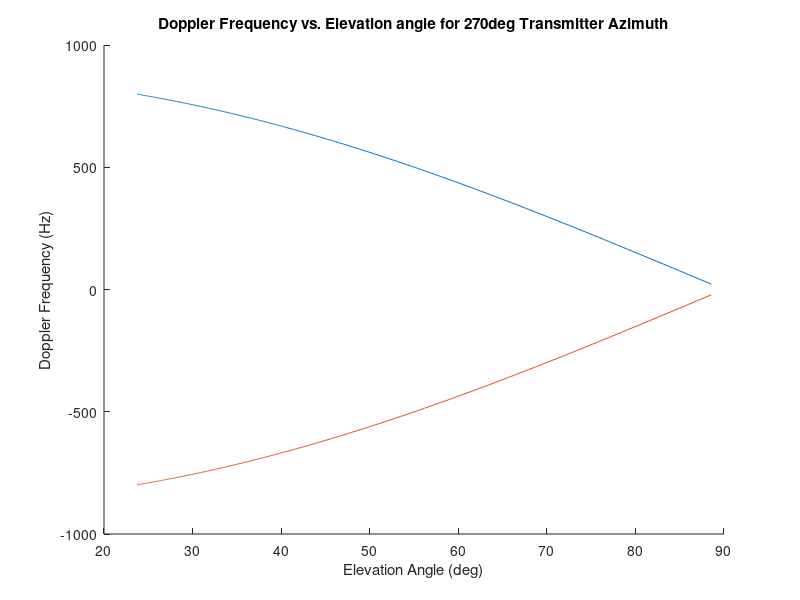

The MATLAB script that drew this image:
%max doppler 270deg offset rx
%looks great :)
clear;
RPM = 250;%changed
Altitude = 200;
fc = 1e9;
c = 3e8;

%max doppler for reflection radius
Reflection_radius = 5;
v = ((2*pi)/60)*RPM*Reflection_radius;
max_fd = 2*(v*fc)/c;

%Rx position (might not be needed)
Rx_z = 2;
Rx_y = 7;
Rx_x = 0;

Tx_radius = 0:1:450;
elevation_angle = atan(Altitude./(Tx_radius + Reflection_radius));
doppler_plus = max_fd*cos(elevation_angle);
doppler_minus = -max_fd*cos(elevation_angle);
hold on
plot(360*elevation_angle/(2*pi),doppler_plus)
plot(360*elevation_angle/(2*pi),doppler_minus)
hold off
xlabel('Elevation Angle (deg)');
ylabel('Doppler Frequency (Hz)');
title('Doppler Frequency vs. Elevation angle for 270deg Transmitter Azimuth');
